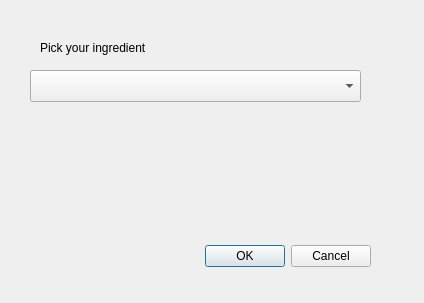
<?xml version="1.0" encoding="UTF-8"?>
<ui version="4.0">
 <class>Dialog</class>
 <widget class="QDialog" name="Dialog">
  <property name="geometry">
   <rect>
    <x>0</x>
    <y>0</y>
    <width>424</width>
    <height>303</height>
   </rect>
  </property>
  <property name="windowTitle">
   <string>Dialog</string>
  </property>
  <widget class="QDialogButtonBox" name="buttonBox">
   <property name="geometry">
    <rect>
     <x>30</x>
     <y>240</y>
     <width>341</width>
     <height>32</height>
    </rect>
   </property>
   <property name="orientation">
    <enum>Qt::Orientation::Horizontal</enum>
   </property>
   <property name="standardButtons">
    <set>QDialogButtonBox::StandardButton::Cancel|QDialogButtonBox::StandardButton::Ok</set>
   </property>
  </widget>
  <widget class="QComboBox" name="comboPick">
   <property name="geometry">
    <rect>
     <x>30</x>
     <y>70</y>
     <width>331</width>
     <height>32</height>
    </rect>
   </property>
  </widget>
  <widget class="QLabel" name="labPick">
   <property name="geometry">
    <rect>
     <x>40</x>
     <y>40</y>
     <width>311</width>
     <height>16</height>
    </rect>
   </property>
   <property name="text">
    <string>Pick your ingredient</string>
   </property>
  </widget>
 </widget>
 <resources/>
 <connections>
  <connection>
   <sender>buttonBox</sender>
   <signal>accepted()</signal>
   <receiver>Dialog</receiver>
   <slot>accept()</slot>
   <hints>
    <hint type="sourcelabel">
     <x>248</x>
     <y>254</y>
    </hint>
    <hint type="destinationlabel">
     <x>157</x>
     <y>274</y>
    </hint>
   </hints>
  </connection>
  <connection>
   <sender>buttonBox</sender>
   <signal>rejected()</signal>
   <receiver>Dialog</receiver>
   <slot>reject()</slot>
   <hints>
    <hint type="sourcelabel">
     <x>316</x>
     <y>260</y>
    </hint>
    <hint type="destinationlabel">
     <x>286</x>
     <y>274</y>
    </hint>
   </hints>
  </connection>
 </connections>
</ui>
